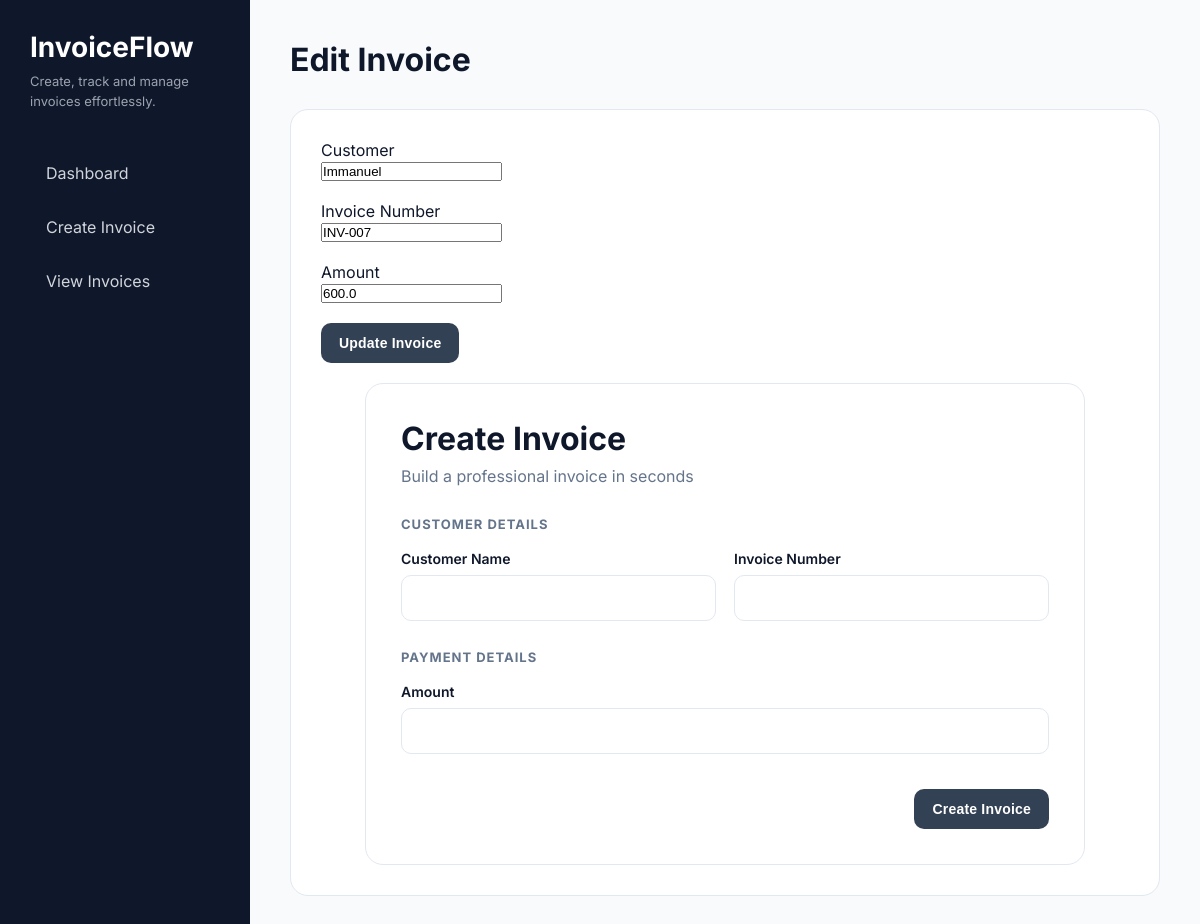
The app's page /edit/4 with its own data.
### tables this page shows
CREATE TABLE invoices (
    id INTEGER PRIMARY KEY AUTOINCREMENT,
    customer TEXT,
    invoice_number TEXT,
    amount REAL
);

### app.py (the view)
@app.route("/edit/<int:id>")
def edit_invoice(id):
    connection = sqlite3.connect("invoices.db")
    cursor = connection.cursor()
    cursor.execute(
        "SELECT id, customer, invoice_number, amount FROM invoices WHERE id=?",
        (id,)
    )
    invoice = cursor.fetchone()
    connection.close()
    return render_template("edit_invoice.html", invoice=invoice)

### templates/edit_invoice.html (shortened to what this page needs)
<!DOCTYPE html>
<html>
<head>
    <link rel="stylesheet"
          href="{{ url_for('static', filename='style.css') }}">
</head>
<body>
<div class="layout">
    <div class="sidebar">
        <div class="logo">InvoiceFlow</div>
        <div class="tagline">
            Create, track and manage invoices effortlessly.
        </div>
        <a href="/" class="nav-link">Dashboard</a>
        <a href="/invoice" class="nav-link">Create Invoice</a>
        <a href="/invoices" class="nav-link">View Invoices</a>
    </div>
    <div class="main-content">
        <h1>Edit Invoice</h1>
        <div class="content-panel">
            <form action="/update/{{ invoice[0] }}" method="POST">
                <p>Customer</p>
                <input type="text" name="customer" value="{{ invoice[1] }}" required>
                <br><br>
                <p>Invoice Number</p>
                <input type="text" name="invoice_number" value="{{ invoice[2] }}" required>
                <br><br>
                <p>Amount</p>
                <input type="number" name="amount" value="{{ invoice[3] }}" required>
                <br><br>
                <button type="submit">Update Invoice</button>
      <div class="form-wrapper">
    <div class="form-card">
        <div class="form-header">
            <h1>Create Invoice</h1>
            <p class="subtext">Build a professional invoice in seconds</p>
        </div>
        <form action="/invoice" method="POST">
            <div class="form-section">
                <h3>Customer Details</h3>
                <div class="form-grid-2">
                    <div class="form-group">
                        <label>Customer Name</label>
                        <input type="text" name="customer" required>
                    </div>
                    <div class="form-group">
                        <label>Invoice Number</label>
                        <input type="text" name="invoice_number" required>
                    </div>
                </div>
            </div>
            <div class="form-section">
                <h3>Payment Details</h3>
                <div class="form-grid-1">
                    <div class="form-group">
                        <label>Amount</label>
                        <input type="number" name="amount" required>
                    </div>
                </div>
            </div>
            <div class="form-footer">
                <button type="submit">Create Invoice</button>
            </div>
        </form>
    </div>
</div>
        </div>
    </div>
</div>
</body>
</html>

### static/style.css (style rules this page uses)
* { margin:0; padding:0; box-sizing:border-box; }
:root { --primary:#334155; --primary-hover:#1e293b; --success:#15803d; --danger:#b91c1c; --warning:#ca8a04; --sidebar:#0f172a; --background:#f8fafc; --card:#ffffff; --text:#0f172a; --muted:#64748b; --border:#e2e8f0; }
body { font-family:'Inter',sans-serif; background:var(--background); color:var(--text); }
.layout { display:flex; min-height:100vh; }
.sidebar { width:250px; background:var(--sidebar); color:white; padding:30px; }
.logo { font-size:28px; font-weight:700; margin-bottom:8px; }
.tagline { color:#9ca3af; font-size:13px; line-height:1.5; margin-bottom:40px; }
.nav-link { display:block; color:#d1d5db; text-decoration:none; padding:12px 16px; margin-bottom:10px; border-radius:10px; transition:.25s; }
.main-content { flex:1; padding:40px; }
h1 { font-size:32px; margin-bottom:6px; }
.subtext { color:var(--muted); margin-bottom:30px; }
.form-wrapper { display:flex; justify-content:center; align-items:flex-start; padding-top:20px; }
.form-card { background:var(--card); width:100%; max-width:720px; border-radius:18px; box-shadow:var(--shadow); border:1px solid var(--border); padding:35px; }
.form-header { margin-bottom:30px; }
.form-header h1 { margin-bottom:8px; }
.form-section { margin-bottom:28px; }
.form-section h3 { font-size:13px; text-transform:uppercase; letter-spacing:1px; color:var(--muted); margin-bottom:18px; }
.form-grid-2 { display:grid; grid-template-columns:1fr 1fr; gap:18px; }
.form-group { display:flex; flex-direction:column; }
.form-group label { font-size:14px; font-weight:600; margin-bottom:8px; color:var(--text); }
.form-group input { height:46px; padding:0 14px; border:1px solid var(--border); border-radius:10px; font-size:15px; transition:.25s; }
.form-footer { margin-top:35px; display:flex; justify-content:flex-end; }
.content-panel { background:white; border-radius:18px; border:1px solid var(--border); box-shadow:var(--shadow); padding:30px; margin-top:30px; }
button { background:var(--primary); color:white; border:none; padding:12px 18px; border-radius:10px; font-size:14px; font-weight:600; letter-spacing:.2px; cursor:pointer; transition:.2s; }

### records on screen
invoices: customer "Immanuel", invoice_number "INV-007", amount "600.0"
